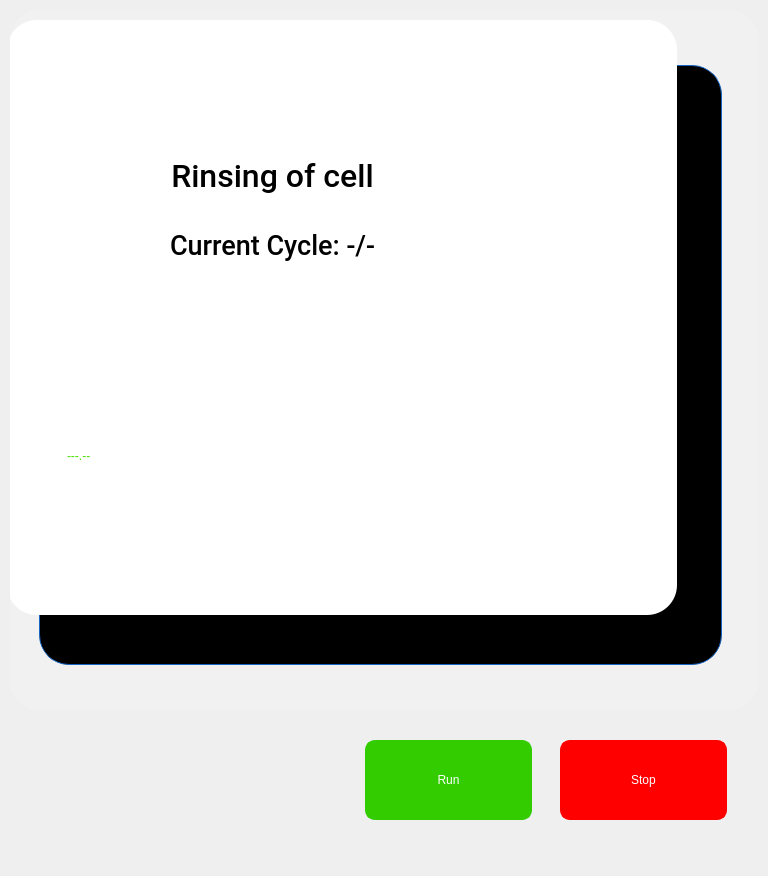
<?xml version="1.0" encoding="UTF-8"?>
<ui version="4.0">
 <class>sCleaning</class>
 <widget class="QWidget" name="sCleaning">
  <property name="geometry">
   <rect>
    <x>0</x>
    <y>0</y>
    <width>768</width>
    <height>876</height>
   </rect>
  </property>
  <property name="windowTitle">
   <string>Form</string>
  </property>
  <widget class="QPushButton" name="pbRun">
   <property name="geometry">
    <rect>
     <x>365</x>
     <y>740</y>
     <width>167</width>
     <height>80</height>
    </rect>
   </property>
   <property name="focusPolicy">
    <enum>Qt::ClickFocus</enum>
   </property>
   <property name="styleSheet">
    <string notr="true">QPushButton{
background-color: rgb(51, 204, 0);
border-width: 2px;
border-color: rgb(51, 204, 0);
border-style: solid;
border-radius: 10;
color: rgb(255, 255, 255);
font: 75 16pt &quot;Roboto Medium&quot;;
}
QPushButton:disabled { 
background-color: rgb(204, 244, 198);
border-width: 2px;
border-color: rgb(127, 143, 127);
border-style: solid;
border-radius: 10;
color: rgb(0, 0, 0);
font: 75 16pt &quot;Roboto Medium&quot;;
}
QPushButton:pressed {
background-color: rgb(24, 163, 3);
border-width: 2px;
border-color: rgb(24, 163, 3);
border-style: solid;
border-radius: 10;
color: rgb(255, 255, 255);
font: 75 16pt &quot;Roboto Medium&quot;;
}
QPushButton:down {
background-color: rgb(24, 163, 3);
border-width: 2px;
border-color: rgb(24, 163, 3);
border-style: solid;
border-radius: 10;
color: rgb(0, 0, 0);
font: 75 16pt &quot;Roboto Medium&quot;;
}
QPushButton:default {
background-color: rgb(241, 241, 241);
border-width: 2px;
border-color: rgb(21, 100, 192);
border-style: solid;
border-radius: 10;
color: rgb(0, 0, 0);
font: 75 16pt &quot;Roboto Medium&quot;;
}
</string>
   </property>
   <property name="text">
    <string>Run</string>
   </property>
  </widget>
  <widget class="QPushButton" name="pbStop">
   <property name="geometry">
    <rect>
     <x>560</x>
     <y>740</y>
     <width>167</width>
     <height>80</height>
    </rect>
   </property>
   <property name="focusPolicy">
    <enum>Qt::ClickFocus</enum>
   </property>
   <property name="styleSheet">
    <string notr="true">QPushButton{
background-color: red;
border-width: 2px;
border-color: red;
border-style: solid;
border-radius: 10;
color: rgb(255, 255, 255);
font: 75 16pt &quot;Roboto Medium&quot;;
}
QPushButton:disabled { 
background-color: rgb(255, 174, 171);
border-width: 2px;
border-color: rgb(127, 143, 127);
border-style: solid;
border-radius: 10;
color: rgb(0, 0, 0);
font: 75 16pt &quot;Roboto Medium&quot;;
}
QPushButton:pressed {
background-color: rgb(194, 54, 11);
border-width: 2px;
border-color: rgb(194, 54, 11);
border-style: solid;
border-radius: 10;
color: rgb(255, 255, 255);
font: 75 16pt &quot;Roboto Medium&quot;;
}
QPushButton:down {
background-color: rgb(24, 163, 3);
border-width: 2px;
border-color: rgb(24, 163, 3);
border-style: solid;
border-radius: 10;
color: rgb(0, 0, 0);
font: 75 16pt &quot;Roboto Medium&quot;;
}
QPushButton:default {
background-color: rgb(241, 241, 241);
border-width: 2px;
border-color: rgb(21, 100, 192);
border-style: solid;
border-radius: 10;
color: rgb(0, 0, 0);
font: 75 16pt &quot;Roboto Medium&quot;;
}</string>
   </property>
   <property name="text">
    <string>Stop</string>
   </property>
  </widget>
  <widget class="QTabWidget" name="twMeasuring">
   <property name="geometry">
    <rect>
     <x>10</x>
     <y>10</y>
     <width>749</width>
     <height>720</height>
    </rect>
   </property>
   <property name="styleSheet">
    <string notr="true">QTabWidget::pane { /* The tab widget frame */
    position: absolute;
	color: rgb(0, 0, 0);
	font: 75 16pt &quot;Roboto Medium&quot;;
	border: 0px solid #C4C4C3;
	border-bottom-color: #C2C7CB; /* same as the pane color */
   	border-bottom-left-radius: 30px;
   	border-bottom-right-radius: 30px;
    border-top-right-radius: 30px;
}

QTabWidget::tab-bar {
    alignment: left;
}

/* Style the tab using the tab sub-control. Note that
    it reads QTabBar _not_ QTabWidget */
QTabBar::tab {

    border: 1px solid #C4C4C3;
    border-bottom-color: #C2C7CB; /* same as the pane color */
    border-top-left-radius: 10px;
    border-top-right-radius: 10px;

    padding: 0px;
    height:0px;
	border-width: 0px;
	border-color: rgb(21, 100, 192);
	border-style: solid;

	font: 75 16pt &quot;Roboto Medium&quot;;
	color: rgb(0, 0, 0);
	

}

QTabBar::tab:selected, QTabBar::tab:hover {
	background-color: rgb(190, 190, 190);
}

QTabBar::tab:selected {
    border-color: #9B9B9B;
    border-bottom-color: #C2C7CB; /* same as pane color */
 border: 0px
}
</string>
   </property>
   <property name="currentIndex">
    <number>0</number>
   </property>
   <widget class="QWidget" name="tab_4">
    <attribute name="title">
     <string>User Setup</string>
    </attribute>
    <widget class="QFrame" name="frame">
     <property name="geometry">
      <rect>
       <x>0</x>
       <y>0</y>
       <width>749</width>
       <height>700</height>
      </rect>
     </property>
     <property name="styleSheet">
      <string notr="true">background-color: rgb(241, 241, 241);
border-width: 0px;
border-color: rgb(21, 100, 192);
border-style: solid;
border-radius: 30;
color: rgb(0, 0, 0);
font: 75 16pt &quot;Roboto&quot;;</string>
     </property>
     <property name="frameShape">
      <enum>QFrame::StyledPanel</enum>
     </property>
     <property name="frameShadow">
      <enum>QFrame::Raised</enum>
     </property>
     <widget class="QFrame" name="frame_2">
      <property name="geometry">
       <rect>
        <x>29</x>
        <y>55</y>
        <width>683</width>
        <height>600</height>
       </rect>
      </property>
      <property name="styleSheet">
       <string notr="true">background-color: rgb(0, 0, 0);
border-width: 1px;
border-color: rgb(21, 100, 192);
border-style: solid;
border-radius: 30;
color: rgb(0, 0, 0);
font: 75 16pt &quot;Roboto&quot;;

</string>
      </property>
      <property name="frameShape">
       <enum>QFrame::StyledPanel</enum>
      </property>
      <property name="frameShadow">
       <enum>QFrame::Raised</enum>
      </property>
     </widget>
     <widget class="QFrame" name="frame_3">
      <property name="geometry">
       <rect>
        <x>-3</x>
        <y>10</y>
        <width>670</width>
        <height>595</height>
       </rect>
      </property>
      <property name="styleSheet">
       <string notr="true">background-color: rgb(255, 255, 255);
border-width: 0px;
border-color: rgb(21, 100, 192);
border-style: solid;
border-radius: 30;
color: rgb(0, 0, 0);
font: 75 16pt &quot;Roboto&quot;;

</string>
      </property>
      <property name="frameShape">
       <enum>QFrame::StyledPanel</enum>
      </property>
      <property name="frameShadow">
       <enum>QFrame::Raised</enum>
      </property>
      <widget class="QLabel" name="lblMessage">
       <property name="geometry">
        <rect>
         <x>30</x>
         <y>130</y>
         <width>471</width>
         <height>51</height>
        </rect>
       </property>
       <property name="font">
        <font>
         <family>Roboto Medium</family>
         <pointsize>24</pointsize>
         <weight>9</weight>
         <italic>false</italic>
         <bold>false</bold>
        </font>
       </property>
       <property name="styleSheet">
        <string notr="true">border-width: 0px;
font: 75 24pt &quot;Roboto Medium&quot;;</string>
       </property>
       <property name="text">
        <string>Rinsing of cell</string>
       </property>
       <property name="alignment">
        <set>Qt::AlignCenter</set>
       </property>
       <property name="wordWrap">
        <bool>true</bool>
       </property>
      </widget>
      <widget class="QFrame" name="frLiveData">
       <property name="geometry">
        <rect>
         <x>20</x>
         <y>380</y>
         <width>491</width>
         <height>81</height>
        </rect>
       </property>
       <property name="styleSheet">
        <string notr="true">QFrame, QLabel {
   border-width:0px;
   border-radius: 0px;
   border-color: rgb(255, 255, 255);
}</string>
       </property>
       <property name="frameShape">
        <enum>QFrame::StyledPanel</enum>
       </property>
       <property name="frameShadow">
        <enum>QFrame::Raised</enum>
       </property>
       <widget class="QLabel" name="lblTemperature">
        <property name="geometry">
         <rect>
          <x>7</x>
          <y>160</y>
          <width>668</width>
          <height>70</height>
         </rect>
        </property>
        
        <property name="styleSheet">
         <string notr="true">color: rgb(75, 225, 0);
font: 80 28pt &quot;Roboto Medium&quot;;</string>
        </property>
        <property name="text">
         <string>--.--</string>
        </property>
       </widget>
       <widget class="QLabel" name="lblPressure">
        <property name="geometry">
         <rect>
          <x>40</x>
          <y>40</y>
          <width>191</width>
          <height>31</height>
         </rect>
        </property>
        <property name="styleSheet">
         <string notr="true">color: rgb(75, 225, 0);
font: 75 18pt &quot;Roboto Medium&quot;;</string>        
        </property>
        <property name="text">
         <string>---.--</string>
        </property>
       </widget>
       <widget class="QLabel" name="label_10">
        <property name="geometry">
         <rect>
          <x>0</x>
          <y>390</y>
          <width>680</width>
          <height>180</height>
         </rect>
        </property>
        <property name="styleSheet">
         <string notr="true">color: rgb(77, 155, 232);
font: 75 16pt &quot;Roboto Medium&quot;;</string>
        </property>
        <property name="text">
         <string>Temperature</string>
        </property>
       </widget>
       <widget class="QLabel" name="label_8">
        <property name="geometry">
         <rect>
          <x>10</x>
          <y>250</y>
          <width>661</width>
          <height>70</height>
         </rect>
        </property>
        
        <property name="styleSheet">
          <string notr="true">color: rgb(77, 155, 232);
font: 80 24pt &quot;Roboto Medium&quot;;</string>
        </property>
        <property name="text">
         <string>Pressure</string>
   
        </property>
       </widget>
      </widget>
      <widget class="QLabel" name="lblCountDown">
       <property name="geometry">
        <rect>
         <x>30</x>
         <y>200</y>
         <width>471</width>
         <height>51</height>
        </rect>
       </property>
       <property name="font">
        <font>
         <family>Roboto Medium</family>
         <pointsize>20</pointsize>
         <weight>9</weight>
         <italic>false</italic>
         <bold>false</bold>
        </font>
       </property>
       <property name="styleSheet">
        <string notr="true">border-width: 0px;
font: 75 20pt &quot;Roboto Medium&quot;;</string>
       </property>
       <property name="text">
        <string>Current Cycle: -/-</string>
       </property>
       <property name="alignment">
        <set>Qt::AlignCenter</set>
       </property>
       <property name="wordWrap">
        <bool>true</bool>
       </property>
      </widget>
     </widget>
    </widget>
   </widget>
  </widget>
 </widget>
 <resources/>
 <connections/>
</ui>
